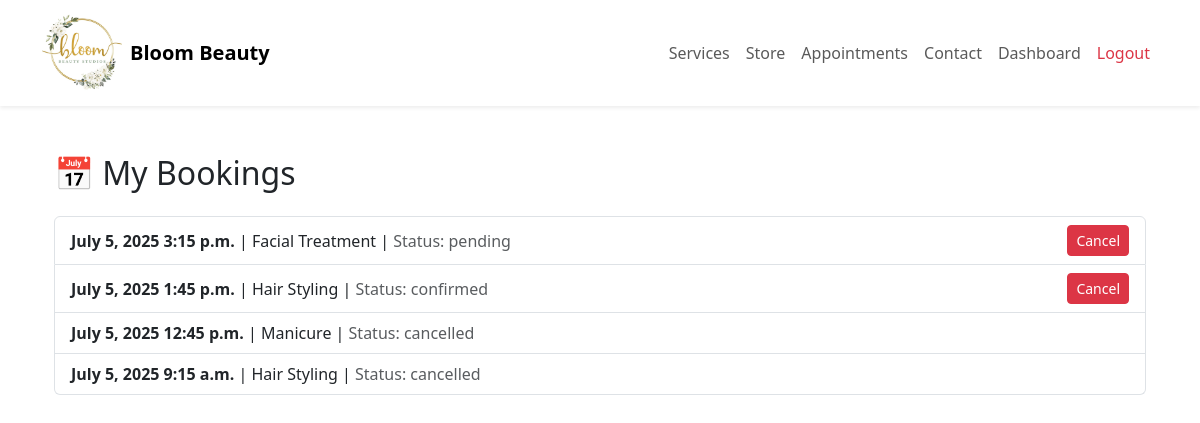
Screenshot of /appointments/my_bookings/ (signed in) with the database file from the repository.
### appointments/models.py (models this page shows, shortened)
class Booking(models.Model):
    date = models.DateField()
    time = models.TimeField()
    status = models.CharField(max_length=20, choices=STATUS_CHOICES, default='pending')
    user = models.ForeignKey(User, on_delete=models.CASCADE, related_name="customer_bookings")
    service = models.ForeignKey(Service, on_delete=models.CASCADE, related_name="booked_services")
    staff = models.ForeignKey(User, on_delete=models.SET_NULL, null=True, related_name="staff_bookings")
    reminder_sent = models.BooleanField(default=False)
    created_at = models.DateTimeField(auto_now_add=True)
    updated_at = models.DateTimeField(auto_now=True)
    objects = BookingManager()

class Service(models.Model):
    name = models.CharField(max_length=45)
    description = models.TextField()
    duration = models.CharField(max_length=20, choices=DURATION_CHOICES)
    price = models.IntegerField()
    image = models.ImageField(upload_to='services/', null=True, blank=True)
    created_at = models.DateTimeField(auto_now_add=True)
    updated_at = models.DateTimeField(auto_now=True)

### appointments/views.py (the view)
# urls.py: path('my_bookings/', views.my_bookings, name='my_bookings'),
def my_bookings(request):
    if 'user_id' not in request.session:
        return redirect('/login')
    user = User.objects.get(id=request.session['user_id'])
    context = {
        'user': user,
        'bookings': Booking.objects.filter(user=user).order_by('-date', '-time')
    }
    return render(request, 'appointments/my_bookings.html', context)

### templates/appointments/my_bookings.html (shortened to what this page needs)
{% extends 'base.html' %}
{% block content %}
<div class="container mt-5">
    <h2 class="mb-4">📅 My Bookings</h2>
    <ul class="list-group">
        {% if bookings %}
        {% for b in bookings %}
        <li class="list-group-item d-flex justify-content-between align-items-center">
            <div>
                <strong>{{ b.date }} {{ b.time }}</strong> |
                {{ b.service.name }} |
                <span class="text-muted">Status: {{ b.status }}</span>
            </div>
            {% if b.status != 'cancelled' %}
                <a href="{% url 'cancel_booking' b.id %}" class="btn btn-sm btn-danger">Cancel</a>
            {% endif %}
        </li>
        {% endfor %}
        {% else %}
            <p class="text-muted">You dont have any bookings yet.</p>
        {% endif %}
    </ul>
</div>
{% endblock %}

### static/css/style.css (style rules this page uses)
body, html { overflow-x: hidden; }

### rows the page displays
Booking: date "July 5, 2025", time "3:15 p.m.", service.name "Facial Treatment", status "pending", shows "Cancel"
Booking: date "July 5, 2025", time "1:45 p.m.", service.name "Hair Styling", status "confirmed", shows "Cancel"
Booking: date "July 5, 2025", time "12:45 p.m.", service.name "Manicure", status "cancelled"
Booking: date "July 5, 2025", time "9:15 a.m.", service.name "Hair Styling", status "cancelled"
